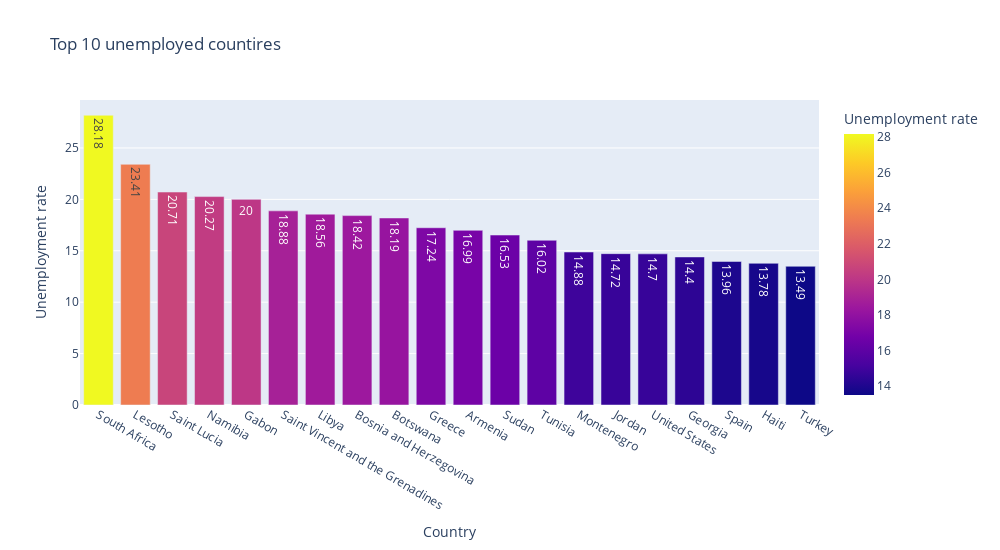

Notebook cell for this chart:
### Markdown cell above
## Data visulalisation

### Code cell
fig=px.bar(df.nlargest(20,'Unemployment rate')[['Country','Unemployment rate']],x='Country',y='Unemployment rate',color='Unemployment rate',title='Top 10 unemployed countires',text='Unemployment rate')
fig.update_layout(width=1000,height=550)
fig.show()

### Figure 1 — Plotly figure (JSON) as saved in the notebook; plotly's stock layout.template omitted (floating-point values rounded to 4 significant figures)
{"data": [{"alignmentgroup": "True", "hovertemplate": "Country=%{x}<br>Unemployment rate=%{marker.color}<extra></extra>", "legendgroup": "", "marker": {"color": [28.18, 23.41, 20.71, 20.27, 20, 18.88, 18.56, 18.42, 18.19, 17.24, 16.99, 16.53, 16.02, 14.88, 14.72, 14.7, 14.4, 13.96, 13.78, 13.49], "coloraxis": "coloraxis", "pattern": {"shape": ""}}, "name": "", "offsetgroup": "", "orientation": "v", "showlegend": false, "text": [28.18, 23.41, 20.71, 20.27, 20, 18.88, 18.56, 18.42, 18.19, 17.24, 16.99, 16.53, 16.02, 14.88, 14.72, 14.7, 14.4, 13.96, 13.78, 13.49], "textposition": "auto", "type": "bar", "x": ["South Africa", "Lesotho", "Saint Lucia", "Namibia", "Gabon", "Saint Vincent and the Grenadines", "Libya", "Bosnia and Herzegovina", "Botswana", "Greece", "Armenia", "Sudan", "Tunisia", "Montenegro", "Jordan", "United States", "Georgia", "Spain", "Haiti", "Turkey"], "xaxis": "x", "y": [28.18, 23.41, 20.71, 20.27, 20, 18.88, 18.56, 18.42, 18.19, 17.24, 16.99, 16.53, 16.02, 14.88, 14.72, 14.7, 14.4, 13.96, 13.78, 13.49], "yaxis": "y"}], "layout": {"barmode": "relative", "coloraxis": {"colorbar": {"title": {"text": "Unemployment rate"}}, "colorscale": [[0, "#0d0887"], [0.1111, "#46039f"], [0.2222, "#7201a8"], [0.3333, "#9c179e"], [0.4444, "#bd3786"], [0.5556, "#d8576b"], [0.6667, "#ed7953"], [0.7778, "#fb9f3a"], [0.8889, "#fdca26"], [1, "#f0f921"]]}, "height": 550, "legend": {"tracegroupgap": 0}, "title": {"text": "Top 10 unemployed countires"}, "width": 1000, "xaxis": {"anchor": "y", "autorange": true, "domain": [0, 1], "range": [-0.5, 19.5], "title": {"text": "Country"}, "type": "category"}, "yaxis": {"anchor": "x", "autorange": true, "domain": [0, 1], "range": [0, 29.66], "title": {"text": "Unemployment rate"}, "type": "linear"}}}
